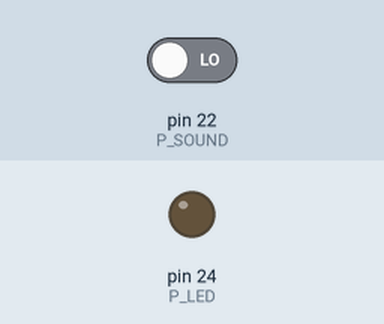
A program run on a simulated Raspberry Pi (header pin numbers). Shown: output pins drawn as LEDs (lit = HIGH). The inputs (shaded band) are chosen by the test bench; at power-on: pin 22 (P_SOUND) LOW.

Above: at 1.2 s.
1.3 s: pin 22 (P_SOUND) driven HIGH
At 2.3 s:
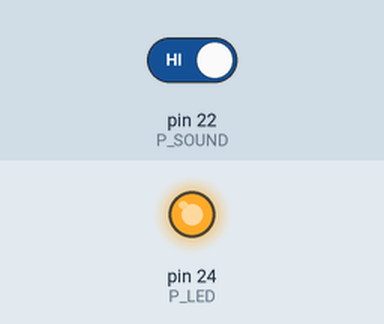
Timing chart, 0 to 4.3 s (numbered marks = the images above; inputs shaded):
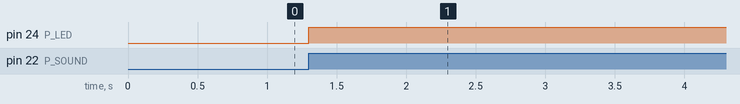

The program:

Sound3a.py
```python
# Sound3a.py
# Sound Sensor Module KY-038
# Using GPIO events

import RPi.GPIO as GPIO
import time

P_SOUND = 22 # adapt to your wiring
P_LED = 24 # adapt to your wiring

def setup():
    GPIO.setmode(GPIO.BOARD)
    GPIO.setup(P_LED, GPIO.OUT)
    GPIO.output(P_LED, GPIO.LOW)
    GPIO.setup(P_SOUND, GPIO.IN)
    GPIO.add_event_detect(P_SOUND, GPIO.BOTH, onButtonEvent)

def onButtonEvent(channel):
    global isOn
    if GPIO.input(P_SOUND) == GPIO.HIGH:
        isOn = not isOn
        if isOn:
            GPIO.output(P_LED, GPIO.HIGH)
        else:
            GPIO.output(P_LED, GPIO.LOW)
        # Have to wait a while
        # because event is triggered several times (like button bouncing)
        time.sleep(0.5)

setup()
isOn = False
while True:
    time.sleep(0.1)
```

Measured:
- after the input at 1.3 s, pin 24 (P_LED): LOW → HIGH at once
